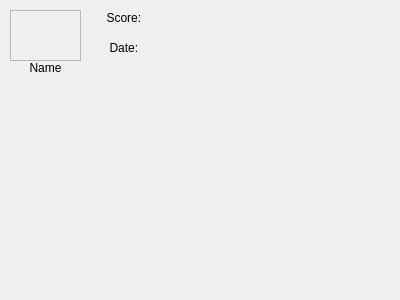
<?xml version="1.0" encoding="UTF-8"?>
<ui version="4.0">
 <class>Form</class>
 <widget class="QWidget" name="Form">
  <property name="geometry">
   <rect>
    <x>0</x>
    <y>0</y>
    <width>400</width>
    <height>300</height>
   </rect>
  </property>
  <property name="windowTitle">
   <string>Form</string>
  </property>
  <widget class="QWidget" name="widget" native="true">
   <property name="geometry">
    <rect>
     <x>0</x>
     <y>0</y>
     <width>231</width>
     <height>81</height>
    </rect>
   </property>
   <property name="autoFillBackground">
    <bool>true</bool>
   </property>
   <widget class="QLabel" name="label">
    <property name="geometry">
     <rect>
      <x>10</x>
      <y>60</y>
      <width>71</width>
      <height>16</height>
     </rect>
    </property>
    <property name="text">
     <string>Name</string>
    </property>
    <property name="alignment">
     <set>Qt::AlignCenter</set>
    </property>
   </widget>
   <widget class="QFrame" name="frame">
    <property name="geometry">
     <rect>
      <x>10</x>
      <y>10</y>
      <width>71</width>
      <height>51</height>
     </rect>
    </property>
    <property name="frameShape">
     <enum>QFrame::StyledPanel</enum>
    </property>
    <property name="frameShadow">
     <enum>QFrame::Raised</enum>
    </property>
   </widget>
   <widget class="QLabel" name="label_2">
    <property name="geometry">
     <rect>
      <x>90</x>
      <y>10</y>
      <width>71</width>
      <height>16</height>
     </rect>
    </property>
    <property name="text">
     <string>Score: </string>
    </property>
    <property name="alignment">
     <set>Qt::AlignCenter</set>
    </property>
   </widget>
   <widget class="QLabel" name="label_3">
    <property name="geometry">
     <rect>
      <x>90</x>
      <y>40</y>
      <width>71</width>
      <height>16</height>
     </rect>
    </property>
    <property name="text">
     <string>Date: </string>
    </property>
    <property name="alignment">
     <set>Qt::AlignCenter</set>
    </property>
   </widget>
  </widget>
 </widget>
 <resources/>
 <connections/>
</ui>
